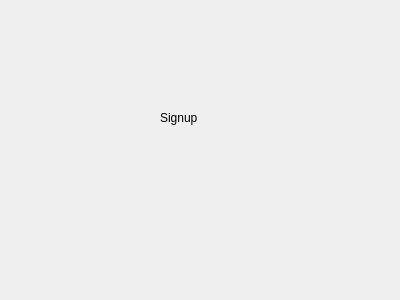
<?xml version="1.0" encoding="UTF-8"?>
<ui version="4.0">
 <class>Signup</class>
 <widget class="QWidget" name="Signup">
  <property name="geometry">
   <rect>
    <x>0</x>
    <y>0</y>
    <width>400</width>
    <height>300</height>
   </rect>
  </property>
  <property name="windowTitle">
   <string>Form</string>
  </property>
  <widget class="QLabel" name="label">
   <property name="geometry">
    <rect>
     <x>160</x>
     <y>110</y>
     <width>58</width>
     <height>16</height>
    </rect>
   </property>
   <property name="text">
    <string>Signup</string>
   </property>
  </widget>
 </widget>
 <resources/>
 <connections/>
</ui>
